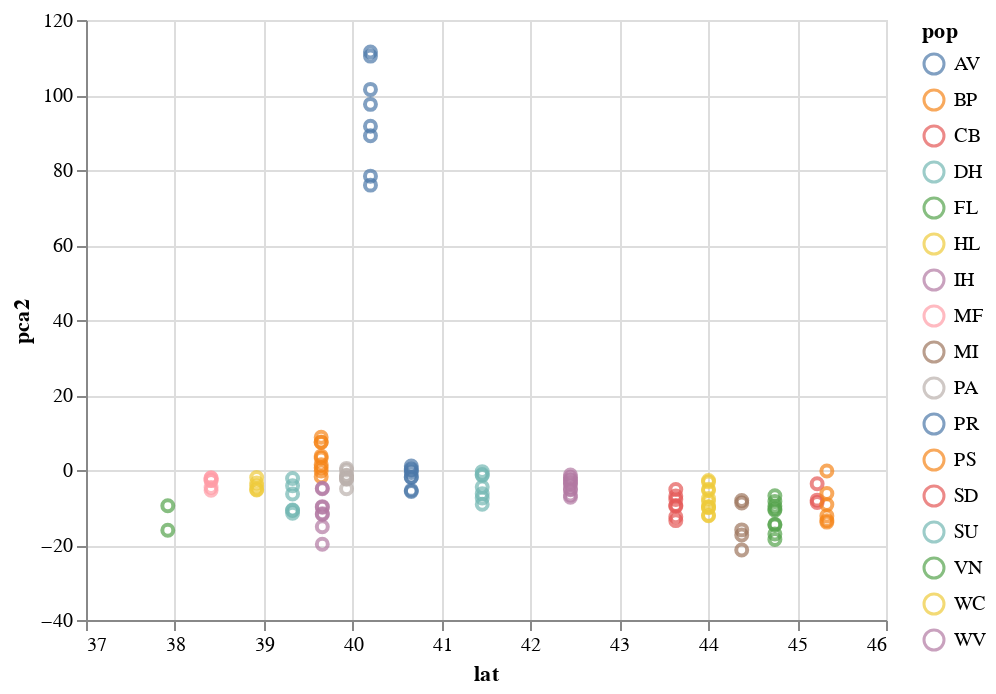

The notebook cell this image was saved under:
### Code cell
#plot pca vs latitude
alt.Chart(mergeyNam).mark_point().encode(
    alt.X('lat',
        scale=alt.Scale(zero=False)
    ),
    y='pca2',
    color='pop'
)

### Figure 1 — Vega-Lite specification as saved in the notebook (floating-point values rounded to 4 significant figures)
{"$schema": "https://vega.github.io/schema/vega-lite/v2.6.0.json", "config": {"view": {"height": 300, "width": 400}}, "data": {"name": "data-df70497540024ff2a58ec16791d94b1c"}, "datasets": {"data-df70497540024ff2a58ec16791d94b1c": [{"con": "Nam", "lat": 37.92, "long": -75.48, "name": "B10I.sorted", "pca1": 0.6633, "pca2": -9.543, "pca3": 68.82, "pca4": 105.5, "pca5": -33.83, "pca6": -8.979, "pca7": 1.69, "pop": "VN"}, {"con": "Nam", "lat": 37.92, "long": -75.48, "name": "B1II.sorted", "pca1": 3.726, "pca2": -16.05, "pca3": 109.6, "pca4": 166.8, "pca5": -53.16, "pca6": -16.59, "pca7": -6.307, "pop": "VN"}, {"con": "Nam", "lat": 38.41, "long": -75.57, "name": "F1II.sorted", "pca1": 2.572, "pca2": -5.386, "pca3": 10.35, "pca4": -1.701, "pca5": 4.459, "pca6": 7.55, "pca7": 2.642, "pop": "MF"}, {"con": "Nam", "lat": 38.41, "long": -75.57, "name": "B8I.sorted", "pca1": 2.434, "pca2": -2.056, "pca3": 6.341, "pca4": 0.8916, "pca5": 1.107, "pca6": 3.409, "pca7": 9.065, "pop": "MF"}, {"con": "Nam", "lat": 38.41, "long": -75.57, "name": "D7I.sorted", "pca1": 1.877, "pca2": -4.647, "pca3": 6.367, "pca4": -2.569, "pca5": 1.283, "pca6": 4.924, "pca7": 4.924, "pop": "MF"}, {"con": "Nam", "lat": 38.41, "long": -75.57, "name": "H5I.sorted", "pca1": 1.585, "pca2": -2.181, "pca3": 6.331, "pca4": -1.696, "pca5": 2.518, "pca6": 4.359, "pca7": 6.526, "pop": "MF"}, {"con": "Nam", "lat": 38.41, "long": -75.57, "name": "C11II.sorted", "pca1": 1.44, "pca2": -2.785, "pca3": 3.11, "pca4": -0.5945, "pca5": 2.595, "pca6": 4.932, "pca7": 0.9729, "pop": "MF"}, {"con": "Nam", "lat": 38.41, "long": -75.57, "name": "E7II.sorted", "pca1": 4.544, "pca2": -2.806, "pca3": 6.35, "pca4": 1.346, "pca5": 2.507, "pca6": 5.192, "pca7": 6.07, "pop": "MF"}, {"con": "Nam", "lat": 38.92, "long": -75.45, "name": "G5II.sorted", "pca1": 6.044, "pca2": -5.32, "pca3": 12.29, "pca4": 0.4563, "pca5": 7.601, "pca6": 4.642, "pca7": -2.703, "pop": "HL"}, {"con": "Nam", "lat": 38.92, "long": -75.45, "name": "A12I.sorted", "pca1": 0.9412, "pca2": -3.487, "pca3": 12.66, "pca4": -3.281, "pca5": 6.346, "pca6": 8.115, "pca7": 16.01, "pop": "HL"}, {"con": "Nam", "lat": 38.92, "long": -75.45, "name": "F10I.sorted", "pca1": 1.07, "pca2": -2.011, "pca3": 13.73, "pca4": -1.915, "pca5": 6.381, "pca6": 9.76, "pca7": 18.69, "pop": "HL"}, {"con": "Nam", "lat": 38.92, "long": -75.45, "name": "H12I.sorted", "pca1": 3.614, "pca2": -4.259, "pca3": 9.885, "pca4": -7.481, "pca5": 8.329, "pca6": 13.82, "pca7": 13.25, "pop": "HL"}, {"con": "Nam", "lat": 38.92, "long": -75.45, "name": "D3II.sorted", "pca1": 4.832, "pca2": -5.168, "pca3": 19.91, "pca4": -8.42, "pca5": 14.67, "pca6": 26.13, "pca7": 9.663, "pop": "HL"}, {"con": "Nam", "lat": 39.65, "long": -75.72, "name": "A11I.sorted", "pca1": -79.19, "pca2": 8.751, "pca3": -6.843, "pca4": -0.7516, "pca5": -3.877, "pca6": -1.127, "pca7": 0.6259, "pop": "BP"}, {"con": "Nam", "lat": 39.65, "long": -75.72, "name": "F6II.sorted", "pca1": -38.38, "pca2": -1.815, "pca3": -0.2943, "pca4": -0.03705, "pca5": 1.014, "pca6": 7.726, "pca7": -6.126, "pop": "BP"}, {"con": "Nam", "lat": 39.65, "long": -75.72, "name": "E3II.sorted", "pca1": -98.18, "pca2": 3.691, "pca3": -8.57, "pca4": -0.8817, "pca5": -4.34, "pca6": 0.5186, "pca7": -2.232, "pop": "BP"}, {"con": "Nam", "lat": 39.65, "long": -75.72, "name": "D11II.sorted", "pca1": -2.065, "pca2": -0.2838, "pca3": 0.003677, "pca4": 0.003389, "pca5": 0.06147, "pca6": 0.3603, "pca7": -0.719, "pop": "BP"}, {"con": "Nam", "lat": 39.65, "long": -75.72, "name": "H2I.sorted", "pca1": -133.9, "pca2": 7.311, "pca3": -9.746, "pca4": 1.318, "pca5": -6.877, "pca6": -8.763, "pca7": 7.167, "pop": "BP"}, {"con": "Nam", "lat": 39.65, "long": -75.72, "name": "H1I.sorted", "pca1": -133.7, "pca2": 7.477, "pca3": -9.887, "pca4": 0.7555, "pca5": -7.255, "pca6": -8.79, "pca7": 8.074, "pop": "BP"}, {"con": "Nam", "lat": 39.65, "long": -75.72, "name": "G9I.sorted", "pca1": -66.23, "pca2": 0.5788, "pca3": -2.164, "pca4": 0.6135, "pca5": -1.382, "pca6": -2.06, "pca7": 1.04, "pop": "BP"}, {"con": "Nam", "lat": 39.65, "long": -75.72, "name": "F4I.sorted", "pca1": -131.7, "pca2": 3.19, "pca3": -12.4, "pca4": 0.3687, "pca5": -0.9638, "pca6": -1.599, "pca7": -10.89, "pop": "BP"}, {"con": "Nam", "lat": 39.65, "long": -75.72, "name": "G2II.sorted", "pca1": -135.1, "pca2": 1.384, "pca3": -12.53, "pca4": 0.449, "pca5": -0.65, "pca6": -0.446, "pca7": -15.41, "pop": "BP"}, {"con": "Nam", "lat": 39.66, "long": -79.91, "name": "B6I.sorted", "pca1": 12.33, "pca2": -15.13, "pca3": 16.1, "pca4": -63.53, "pca5": -142.4, "pca6": 2.418, "pca7": -9.54, "pop": "WV"}, {"con": "Nam", "lat": 39.66, "long": -79.91, "name": "F4II.sorted", "pca1": 9.306, "pca2": -11.89, "pca3": 2.461, "pca4": -7.056, "pca5": 1.614, "pca6": -2.72, "pca7": -4.358, "pop": "WV"}, {"con": "Nam", "lat": 39.66, "long": -79.91, "name": "D7II.sorted", "pca1": 10.6, "pca2": -11.65, "pca3": -5.334, "pca4": -3.765, "pca5": 9.462, "pca6": -11.77, "pca7": -9.757, "pop": "WV"}, {"con": "Nam", "lat": 39.66, "long": -79.91, "name": "B8II.sorted", "pca1": 15.2, "pca2": -19.79, "pca3": 18.7, "pca4": -73.41, "pca5": -163.7, "pca6": 3.637, "pca7": -15.68, "pop": "WV"}, {"con": "Nam", "lat": 39.66, "long": -79.91, "name": "B4II.sorted", "pca1": 6.547, "pca2": -9.773, "pca3": 6.273, "pca4": -4.254, "pca5": 6.293, "pca6": -2.986, "pca7": -1.339, "pop": "WV"}, {"con": "Nam", "lat": 39.66, "long": -79.91, "name": "G4I.sorted", "pca1": 4.632, "pca2": -4.877, "pca3": 0.9697, "pca4": -0.7492, "pca5": 1.565, "pca6": -4.177, "pca7": 0.9313, "pop": "WV"}, {"con": "Nam", "lat": 39.66, "long": -79.91, "name": "A7I.sorted", "pca1": 8.096, "pca2": -5.017, "pca3": 1.409, "pca4": -1.741, "pca5": 6.492, "pca6": -2.893, "pca7": 2.519, "pop": "WV"}, {"con": "Nam", "lat": 39.66, "long": -79.91, "name": "H5II.sorted", "pca1": 8.341, "pca2": -9.91, "pca3": 6.692, "pca4": -1.828, "pca5": 5.01, "pca6": -0.727, "pca7": 2.268, "pop": "WV"}, {"con": "Nam", "lat": 39.93, "long": -75.58, "name": "H6I.sorted", "pca1": -0.7189, "pca2": -2.366, "pca3": 4.238, "pca4": -1.664, "pca5": 4.101, "pca6": 2.388, "pca7": 6.757, "pop": "PA"}, {"con": "Nam", "lat": 39.93, "long": -75.58, "name": "F9I.sorted", "pca1": 1.838, "pca2": -1.402, "pca3": 5.043, "pca4": -1.633, "pca5": 3.143, "pca6": 2.371, "pca7": 5.897, "pop": "PA"}, {"con": "Nam", "lat": 39.93, "long": -75.58, "name": "E10I.sorted", "pca1": 1.81, "pca2": -1.517, "pca3": 3.072, "pca4": -1.369, "pca5": 2.482, "pca6": 3.46, "pca7": 3.29, "pop": "PA"}, {"con": "Nam", "lat": 39.93, "long": -75.58, "name": "D5I.sorted", "pca1": 3.912, "pca2": -2.172, "pca3": 3.691, "pca4": -2.587, "pca5": 4.267, "pca6": 3.258, "pca7": 7.613, "pop": "PA"}, {"con": "Nam", "lat": 39.93, "long": -75.58, "name": "D4I.sorted", "pca1": 1.272, "pca2": 0.4376, "pca3": 5.721, "pca4": -2.655, "pca5": 2.793, "pca6": 4.889, "pca7": 8.765, "pop": "PA"}, {"con": "Nam", "lat": 39.93, "long": -75.58, "name": "B6II.sorted", "pca1": 3.802, "pca2": -2.447, "pca3": 7.155, "pca4": -4.752, "pca5": 5.548, "pca6": 4.221, "pca7": 1.748, "pop": "PA"}, {"con": "Nam", "lat": 39.93, "long": -75.58, "name": "B9II.sorted", "pca1": 4.327, "pca2": -5.007, "pca3": 7.023, "pca4": -3.39, "pca5": 5.111, "pca6": 4.725, "pca7": 4.71, "pop": "PA"}, {"con": "Nam", "lat": 39.93, "long": -75.58, "name": "G12I.sorted", "pca1": -0.0825, "pca2": -0.02548, "pca3": 0.007083, "pca4": 0.01915, "pca5": 0.01465, "pca6": -0.0292, "pca7": -0.0179, "pop": "PA"}, {"con": "Nam", "lat": 40.2, "long": -76.76, "name": "H9II.sorted", "pca1": 12.11, "pca2": 78.36, "pca3": -7.45, "pca4": 4.443, "pca5": -4.508, "pca6": 0.03136, "pca7": -5.897, "pop": "AV"}, {"con": "Nam", "lat": 40.2, "long": -76.76, "name": "E4II.sorted", "pca1": 18.03, "pca2": 89.14, "pca3": -10.15, "pca4": 6.216, "pca5": -5.257, "pca6": 1.786, "pca7": -7.125, "pop": "AV"}, {"con": "Nam", "lat": 40.2, "long": -76.76, "name": "G2I.sorted", "pca1": 16.78, "pca2": 97.5, "pca3": -11.31, "pca4": 3.648, "pca5": -6.257, "pca6": 0.5072, "pca7": -3.802, "pop": "AV"}, {"con": "Nam", "lat": 40.2, "long": -76.76, "name": "D3I.sorted", "pca1": 17.33, "pca2": 111.4, "pca3": -10.52, "pca4": 4.704, "pca5": -7.874, "pca6": 1.003, "pca7": -2.524, "pop": "AV"}, {"con": "Nam", "lat": 40.2, "long": -76.76, "name": "D10I.sorted", "pca1": 14.76, "pca2": 75.97, "pca3": -9.671, "pca4": 4.144, "pca5": -5.269, "pca6": 1.012, "pca7": -3.382, "pop": "AV"}, {"con": "Nam", "lat": 40.2, "long": -76.76, "name": "B7I.sorted", "pca1": 13.11, "pca2": 101.5, "pca3": -9.109, "pca4": 7.116, "pca5": -5.749, "pca6": 2.855, "pca7": -6.575, "pop": "AV"}, {"con": "Nam", "lat": 40.2, "long": -76.76, "name": "B1I.sorted", "pca1": 16.75, "pca2": 110.4, "pca3": -10.75, "pca4": 6.729, "pca5": -7.066, "pca6": -0.2274, "pca7": -3.942, "pop": "AV"}, {"con": "Nam", "lat": 40.2, "long": -76.76, "name": "E5I.sorted", "pca1": 13.01, "pca2": 91.69, "pca3": -9.769, "pca4": 4.815, "pca5": -6.726, "pca6": 1.238, "pca7": -2.461, "pop": "AV"}, {"con": "Nam", "lat": 40.66, "long": -76.92, "name": "C2I.sorted", "pca1": 4.03, "pca2": -1.841, "pca3": 6.017, "pca4": -4.149, "pca5": 9.469, "pca6": -0.6714, "pca7": 19.85, "pop": "PR"}, {"con": "Nam", "lat": 40.66, "long": -76.92, "name": "A3I.sorted", "pca1": 5.478, "pca2": 0.01489, "pca3": 7.45, "pca4": -7.923, "pca5": 11.37, "pca6": -10.31, "pca7": 27.52, "pop": "PR"}, {"con": "Nam", "lat": 40.66, "long": -76.92, "name": "B3I.sorted", "pca1": 4.628, "pca2": -0.6603, "pca3": 7.197, "pca4": -3.215, "pca5": 6.994, "pca6": -0.9251, "pca7": 19.08, "pop": "PR"}, {"con": "Nam", "lat": 40.66, "long": -76.92, "name": "D1I.sorted", "pca1": 5.88, "pca2": 1.08, "pca3": 6.364, "pca4": -7.604, "pca5": 8.4, "pca6": -8.961, "pca7": 20.98, "pop": "PR"}, {"con": "Nam", "lat": 40.66, "long": -76.92, "name": "G1I.sorted", "pca1": 1.424, "pca2": 0.292, "pca3": 6.356, "pca4": -3.12, "pca5": 7.57, "pca6": 1.207, "pca7": 14.17, "pop": "PR"}, {"con": "Nam", "lat": 40.66, "long": -76.92, "name": "H8I.sorted", "pca1": 7.686, "pca2": -1.981, "pca3": 6.344, "pca4": -6.329, "pca5": 10.08, "pca6": -6.713, "pca7": 28.97, "pop": "PR"}, {"con": "Nam", "lat": 40.66, "long": -76.92, "name": "G4II.sorted", "pca1": 4.034, "pca2": -5.726, "pca3": 3.224, "pca4": -4.582, "pca5": 7.256, "pca6": 4.81, "pca7": 6.471, "pop": "PR"}, {"con": "Nam", "lat": 40.66, "long": -76.92, "name": "A9I.sorted", "pca1": 4.729, "pca2": -5.435, "pca3": 3.148, "pca4": -6.314, "pca5": 5.633, "pca6": 1.716, "pca7": 5.936, "pop": "PR"}, {"con": "Nam", "lat": 41.46, "long": -77.14, "name": "D8II.sorted", "pca1": 6.844, "pca2": -6.36, "pca3": 2.839, "pca4": -5.157, "pca5": 5.102, "pca6": -2.856, "pca7": -3.303, "pop": "SU"}, {"con": "Nam", "lat": 41.46, "long": -77.14, "name": "B5I.sorted", "pca1": 2.036, "pca2": -1.476, "pca3": 0.6243, "pca4": 0.0007299, "pca5": 0.3939, "pca6": -0.6711, "pca7": 0.1633, "pop": "SU"}, {"con": "Nam", "lat": 41.46, "long": -77.14, "name": "B9I.sorted", "pca1": 1.46, "pca2": -0.4315, "pca3": 1.261, "pca4": -0.4277, "pca5": 0.8035, "pca6": 0.04385, "pca7": 0.8561, "pop": "SU"}, {"con": "Nam", "lat": 41.46, "long": -77.14, "name": "A4I.sorted", "pca1": 10.28, "pca2": -9.15, "pca3": 11.55, "pca4": -19.84, "pca5": 1.613, "pca6": 7.381, "pca7": 145.0, "pop": "SU"}, {"con": "Nam", "lat": 41.46, "long": -77.14, "name": "C4I.sorted", "pca1": 5.86, "pca2": -4.55, "pca3": 2.696, "pca4": -4.78, "pca5": 4.391, "pca6": 3.817, "pca7": 4.391, "pop": "SU"}, {"con": "Nam", "lat": 41.46, "long": -77.14, "name": "E7I.sorted", "pca1": 8.804, "pca2": -7.441, "pca3": 9.096, "pca4": -15.89, "pca5": 1.704, "pca6": 5.842, "pca7": 116.7, "pop": "SU"}, {"con": "Nam", "lat": 41.46, "long": -77.14, "name": "C1I.sorted", "pca1": 3.675, "pca2": -1.224, "pca3": 3.456, "pca4": -2.248, "pca5": 4.992, "pca6": -2.575, "pca7": -0.6641, "pop": "SU"}, {"con": "Nam", "lat": 43.64, "long": -79.35, "name": "C4II.sorted", "pca1": 13.43, "pca2": -12.48, "pca3": -4.592, "pca4": -3.264, "pca5": 8.178, "pca6": -14.7, "pca7": -13.22, "pop": "CB"}, {"con": "Nam", "lat": 43.64, "long": -79.35, "name": "A11II.sorted", "pca1": -10.33, "pca2": -5.198, "pca3": -2.374, "pca4": -2.445, "pca5": 2.495, "pca6": -4.862, "pca7": -5.409, "pop": "CB"}, {"con": "Nam", "lat": 43.64, "long": -79.35, "name": "C9II.sorted", "pca1": 8.317, "pca2": -9.488, "pca3": -4.432, "pca4": -2.45, "pca5": 4.992, "pca6": -7.5, "pca7": -4.757, "pop": "CB"}, {"con": "Nam", "lat": 43.64, "long": -79.35, "name": "D10II.sorted", "pca1": 13.38, "pca2": -13.5, "pca3": -2.619, "pca4": -4.39, "pca5": 11.29, "pca6": -16.93, "pca7": -13.73, "pop": "CB"}, {"con": "Nam", "lat": 43.64, "long": -79.35, "name": "E8II.sorted", "pca1": 8.042, "pca2": -9.715, "pca3": -1.406, "pca4": 0.1729, "pca5": 2.995, "pca6": -10.03, "pca7": -7.078, "pop": "CB"}, {"con": "Nam", "lat": 43.64, "long": -79.35, "name": "G10II.sorted", "pca1": 8.602, "pca2": -6.91, "pca3": -2.376, "pca4": -1.661, "pca5": 4.524, "pca6": -8.287, "pca7": -6.525, "pop": "CB"}, {"con": "Nam", "lat": 43.64, "long": -79.35, "name": "F6I.sorted", "pca1": 10.41, "pca2": -7.863, "pca3": -3.704, "pca4": -3.611, "pca5": 2.771, "pca6": -13.09, "pca7": -3.885, "pop": "CB"}, {"con": "Nam", "lat": 44.38, "long": -79.74, "name": "G5I.sorted", "pca1": 8.704, "pca2": -8.16, "pca3": -2.201, "pca4": -4.489, "pca5": 6.22, "pca6": -8.227, "pca7": -1.686, "pop": "MI"}, {"con": "Nam", "lat": 44.38, "long": -79.74, "name": "H7I.sorted", "pca1": 10.89, "pca2": -8.78, "pca3": -4.015, "pca4": -4.745, "pca5": 7.759, "pca6": -12.04, "pca7": -0.4031, "pop": "MI"}, {"con": "Nam", "lat": 44.38, "long": -79.74, "name": "G3II.sorted", "pca1": 16.41, "pca2": -15.97, "pca3": -5.032, "pca4": -8.596, "pca5": 15.07, "pca6": -23.42, "pca7": -19.22, "pop": "MI"}, {"con": "Nam", "lat": 44.38, "long": -79.74, "name": "H6II.sorted", "pca1": 14.74, "pca2": -21.32, "pca3": -7.393, "pca4": -13.81, "pca5": 22.95, "pca6": -40.58, "pca7": -49.82, "pop": "MI"}, {"con": "Nam", "lat": 44.38, "long": -79.74, "name": "H1II.sorted", "pca1": 16.38, "pca2": -17.34, "pca3": -9.779, "pca4": -12.77, "pca5": 9.36, "pca6": -24.25, "pca7": -23.68, "pop": "MI"}, {"con": "Nam", "lat": 44.75, "long": -79.7, "name": "C10I.sorted", "pca1": 9.814, "pca2": -10.72, "pca3": -4.6, "pca4": -1.408, "pca5": 6.516, "pca6": -11.3, "pca7": -7.217, "pop": "FL"}, {"con": "Nam", "lat": 44.75, "long": -79.7, "name": "D12I.sorted", "pca1": 7.769, "pca2": -8.424, "pca3": -1.572, "pca4": -4.952, "pca5": 2.069, "pca6": -10.66, "pca7": -5.703, "pop": "FL"}, {"con": "Nam", "lat": 44.75, "long": -79.7, "name": "A6I.sorted", "pca1": 11.35, "pca2": -10.37, "pca3": -4.74, "pca4": -4.858, "pca5": 6.047, "pca6": -14.75, "pca7": -6.004, "pop": "FL"}, {"con": "Nam", "lat": 44.75, "long": -79.7, "name": "H2II.sorted", "pca1": 15.82, "pca2": -14.48, "pca3": -6.548, "pca4": -3.14, "pca5": 8.565, "pca6": -19.62, "pca7": -26.92, "pop": "FL"}, {"con": "Nam", "lat": 44.75, "long": -79.7, "name": "F2II.sorted", "pca1": 13.1, "pca2": -14.67, "pca3": -9.419, "pca4": -3.334, "pca5": 13.12, "pca6": -17.96, "pca7": -22.37, "pop": "FL"}, {"con": "Nam", "lat": 44.75, "long": -79.7, "name": "A8II.sorted", "pca1": 12.9, "pca2": -18.55, "pca3": -2.91, "pca4": -3.355, "pca5": 6.427, "pca6": -13.46, "pca7": -19.3, "pop": "FL"}, {"con": "Nam", "lat": 44.75, "long": -79.7, "name": "H9I.sorted", "pca1": 7.609, "pca2": -6.859, "pca3": -4.883, "pca4": -4.168, "pca5": 5.18, "pca6": -8.17, "pca7": -5.444, "pop": "FL"}, {"con": "Nam", "lat": 44.75, "long": -79.7, "name": "E12I.sorted", "pca1": 7.329, "pca2": -9.592, "pca3": -3.158, "pca4": -0.1612, "pca5": 3.988, "pca6": -8.531, "pca7": -6.369, "pop": "FL"}, {"con": "Nam", "lat": 44.75, "long": -79.7, "name": "F5I.sorted", "pca1": 13.32, "pca2": -17.07, "pca3": -43.87, "pca4": 19.91, "pca5": -7.914, "pca6": 1.209, "pca7": 3.488, "pop": "FL"}, {"con": "Nam", "lat": 45.23, "long": -79.68, "name": "C8II.sorted", "pca1": 3.587, "pca2": -3.664, "pca3": -1.799, "pca4": -0.1741, "pca5": 1.761, "pca6": -3.467, "pca7": -2.022, "pop": "SD"}, {"con": "Nam", "lat": 45.23, "long": -79.68, "name": "D9II.sorted", "pca1": 9.324, "pca2": -8.661, "pca3": -3.435, "pca4": -2.415, "pca5": 3.646, "pca6": -10.45, "pca7": -7.454, "pop": "SD"}, {"con": "Nam", "lat": 45.23, "long": -79.68, "name": "C12I.sorted", "pca1": 9.434, "pca2": -8.039, "pca3": -3.966, "pca4": -2.821, "pca5": 3.418, "pca6": -10.12, "pca7": -5.194, "pop": "SD"}, {"con": "Nam", "lat": 45.33, "long": -79.96, "name": "F8II.sorted", "pca1": -0.08324, "pca2": -0.2891, "pca3": -0.1799, "pca4": 0.1168, "pca5": -0.1277, "pca6": 0.07926, "pca7": -0.05059, "pop": "PS"}, {"con": "Nam", "lat": 45.33, "long": -79.96, "name": "H7II.sorted", "pca1": 13.07, "pca2": -13.49, "pca3": -8.741, "pca4": -9.684, "pca5": 10.53, "pca6": -25.84, "pca7": -22.89, "pop": "PS"}, {"con": "Nam", "lat": 45.33, "long": -79.96, "name": "H8II.sorted", "pca1": 9.298, "pca2": -9.227, "pca3": -4.076, "pca4": -3.46, "pca5": 8.238, "pca6": -14.34, "pca7": -10.65, "pop": "PS"}, {"con": "Nam", "lat": 45.33, "long": -79.96, "name": "F8I.sorted", "pca1": 8.934, "pca2": -6.265, "pca3": -0.5791, "pca4": -4.368, "pca5": 5.001, "pca6": -9.963, "pca7": -2.046, "pop": "PS"}, {"con": "Nam", "lat": 45.33, "long": -79.96, "name": "E9II.sorted", "pca1": 11.97, "pca2": -13.9, "pca3": -5.428, "pca4": -7.419, "pca5": 9.318, "pca6": -17.58, "pca7": -14.31, "pop": "PS"}, {"con": "Nam", "lat": 45.33, "long": -79.96, "name": "A7II.sorted", "pca1": 14.17, "pca2": -12.24, "pca3": -6.829, "pca4": -9.124, "pca5": 9.873, "pca6": -24.86, "pca7": -21.2, "pop": "PS"}, {"con": "Nam", "lat": 39.32, "long": -75.62, "name": "G8II.sorted", "pca1": 2.972, "pca2": -4.2, "pca3": 10.7, "pca4": -1.384, "pca5": 2.901, "pca6": 5.119, "pca7": 3.803, "pop": "DH"}, {"con": "Nam", "lat": 39.32, "long": -75.62, "name": "F3II.sorted", "pca1": 0.9631, "pca2": -10.68, "pca3": 20.48, "pca4": -8.437, "pca5": 16.03, "pca6": 104.1, "pca7": -27.0, "pop": "DH"}, {"con": "Nam", "lat": 39.32, "long": -75.62, "name": "C2II.sorted", "pca1": 4.603, "pca2": -6.398, "pca3": 15.87, "pca4": -5.025, "pca5": -0.4697, "pca6": 12.78, "pca7": -1.245, "pop": "DH"}, {"con": "Nam", "lat": 39.32, "long": -75.62, "name": "A6II.sorted", "pca1": 5.523, "pca2": -11.52, "pca3": 26.16, "pca4": -8.428, "pca5": 17.36, "pca6": 125.2, "pca7": -34.1, "pop": "DH"}, {"con": "Nam", "lat": 39.32, "long": -75.62, "name": "B4I.sorted", "pca1": 2.088, "pca2": -2.281, "pca3": 9.237, "pca4": -3.936, "pca5": 6.537, "pca6": 6.576, "pca7": 10.75, "pop": "DH"}, {"con": "Nam", "lat": 39.32, "long": -75.62, "name": "F5II.sorted", "pca1": 3.122, "pca2": -10.8, "pca3": 25.79, "pca4": -10.17, "pca5": 19.68, "pca6": 119.4, "pca7": -33.01, "pop": "DH"}, {"con": "Nam", "lat": 42.45, "long": -76.46, "name": "G7I.sorted", "pca1": 3.49, "pca2": -3.505, "pca3": 4.134, "pca4": -2.924, "pca5": 2.954, "pca6": -0.7826, "pca7": 6.797, "pop": "IH"}, {"con": "Nam", "lat": 42.45, "long": -76.46, "name": "H4II.sorted", "pca1": 2.956, "pca2": -5.25, "pca3": 7.418, "pca4": 0.3166, "pca5": 1.569, "pca6": 2.714, "pca7": -1.177, "pop": "IH"}, {"con": "Nam", "lat": 42.45, "long": -76.46, "name": "H10II.sorted", "pca1": 4.798, "pca2": -5.078, "pca3": 2.979, "pca4": 0.2975, "pca5": 3.857, "pca6": 2.675, "pca7": 0.03923, "pop": "IH"}, {"con": "Nam", "lat": 42.45, "long": -76.46, "name": "E10II.sorted", "pca1": 4.212, "pca2": -3.814, "pca3": 4.323, "pca4": -0.3243, "pca5": 2.24, "pca6": 2.15, "pca7": -0.9253, "pop": "IH"}, {"con": "Nam", "lat": 42.45, "long": -76.46, "name": "B10II.sorted", "pca1": 7.332, "pca2": -7.271, "pca3": 2.864, "pca4": -5.655, "pca5": 1.656, "pca6": 2.455, "pca7": 4.322, "pop": "IH"}, {"con": "Nam", "lat": 42.45, "long": -76.46, "name": "H10I.sorted", "pca1": 6.129, "pca2": -2.572, "pca3": 0.7714, "pca4": -2.808, "pca5": 4.616, "pca6": -0.0425, "pca7": 4.028, "pop": "IH"}, {"con": "Nam", "lat": 42.45, "long": -76.46, "name": "D9I.sorted", "pca1": 3.064, "pca2": -1.93, "pca3": 0.6749, "pca4": 0.08944, "pca5": 2.114, "pca6": 0.8374, "pca7": 1.847, "pop": "IH"}, {"con": "Nam", "lat": 42.45, "long": -76.46, "name": "C3I.sorted", "pca1": 6.856, "pca2": -2.871, "pca3": 3.373, "pca4": -2.26, "pca5": 1.988, "pca6": -0.7666, "pca7": 4.637, "pop": "IH"}, {"con": "Nam", "lat": 42.45, "long": -76.46, "name": "C11I.sorted", "pca1": 0.608, "pca2": -1.322, "pca3": 0.6712, "pca4": -0.784, "pca5": 0.3525, "pca6": -0.9203, "pca7": 1.414, "pop": "IH"}, {"con": "Nam", "lat": 42.45, "long": -76.46, "name": "A10II.sorted", "pca1": 6.707, "pca2": -6.697, "pca3": 7.415, "pca4": -2.806, "pca5": 6.455, "pca6": 1.67, "pca7": 3.593, "pop": "IH"}, {"con": "Nam", "lat": 44.0, "long": -79.39, "name": "A1II.sorted", "pca1": 10.04, "pca2": -9.825, "pca3": 1.65, "pca4": 4.577, "pca5": -0.3249, "pca6": -8.922, "pca7": -6.445, "pop": "WC"}, {"con": "Nam", "lat": 44.0, "long": -79.39, "name": "G1II.sorted", "pca1": 9.513, "pca2": -12.05, "pca3": -4.208, "pca4": -2.033, "pca5": 6.408, "pca6": -13.98, "pca7": -16.21, "pop": "WC"}, {"con": "Nam", "lat": 44.0, "long": -79.39, "name": "F7I.sorted", "pca1": 9.13, "pca2": -5.428, "pca3": -2.29, "pca4": -2.887, "pca5": 4.666, "pca6": -10.48, "pca7": -4.356, "pop": "WC"}, {"con": "Nam", "lat": 44.0, "long": -79.39, "name": "A5I.sorted", "pca1": 7.342, "pca2": -5.14, "pca3": -0.313, "pca4": -3.043, "pca5": 4.46, "pca6": -7.563, "pca7": 8.604, "pop": "WC"}, {"con": "Nam", "lat": 44.0, "long": -79.39, "name": "C1II.sorted", "pca1": 9.955, "pca2": -10.06, "pca3": 0.9899, "pca4": 0.3351, "pca5": 6.252, "pca6": -12.13, "pca7": -11.1, "pop": "WC"}, {"con": "Nam", "lat": 44.0, "long": -79.39, "name": "B11II.sorted", "pca1": 3.009, "pca2": -3.164, "pca3": -1.45, "pca4": -1.272, "pca5": 1.955, "pca6": -5.704, "pca7": -2.855, "pop": "WC"}, {"con": "Nam", "lat": 44.0, "long": -79.39, "name": "C6II.sorted", "pca1": 4.116, "pca2": -2.797, "pca3": -0.6411, "pca4": -1.519, "pca5": 2.884, "pca6": -5.12, "pca7": -4.784, "pop": "WC"}, {"con": "Nam", "lat": 44.0, "long": -79.39, "name": "D1II.sorted", "pca1": 10.04, "pca2": -12.21, "pca3": -0.4946, "pca4": -3.141, "pca5": 8.015, "pca6": -15.25, "pca7": -13.82, "pop": "WC"}, {"con": "Nam", "lat": 44.0, "long": -79.39, "name": "E2II.sorted", "pca1": 5.332, "pca2": -8.392, "pca3": -0.883, "pca4": -0.8514, "pca5": 7.747, "pca6": -8.308, "pca7": -7.556, "pop": "WC"}, {"con": "Nam", "lat": 44.0, "long": -79.39, "name": "C8I.sorted", "pca1": 5.197, "pca2": -7.61, "pca3": -3.615, "pca4": -4.898, "pca5": 6.042, "pca6": -11.48, "pca7": -2.808, "pop": "WC"}, {"con": "Nam", "lat": 44.0, "long": -79.39, "name": "A3II.sorted", "pca1": 9.683, "pca2": -9.847, "pca3": -2.487, "pca4": 0.7721, "pca5": 5.876, "pca6": -10.68, "pca7": -14.47, "pop": "WC"}]}, "encoding": {"color": {"field": "pop", "type": "nominal"}, "x": {"field": "lat", "scale": {"zero": false}, "type": "quantitative"}, "y": {"field": "pca2", "type": "quantitative"}}, "mark": "point"}
